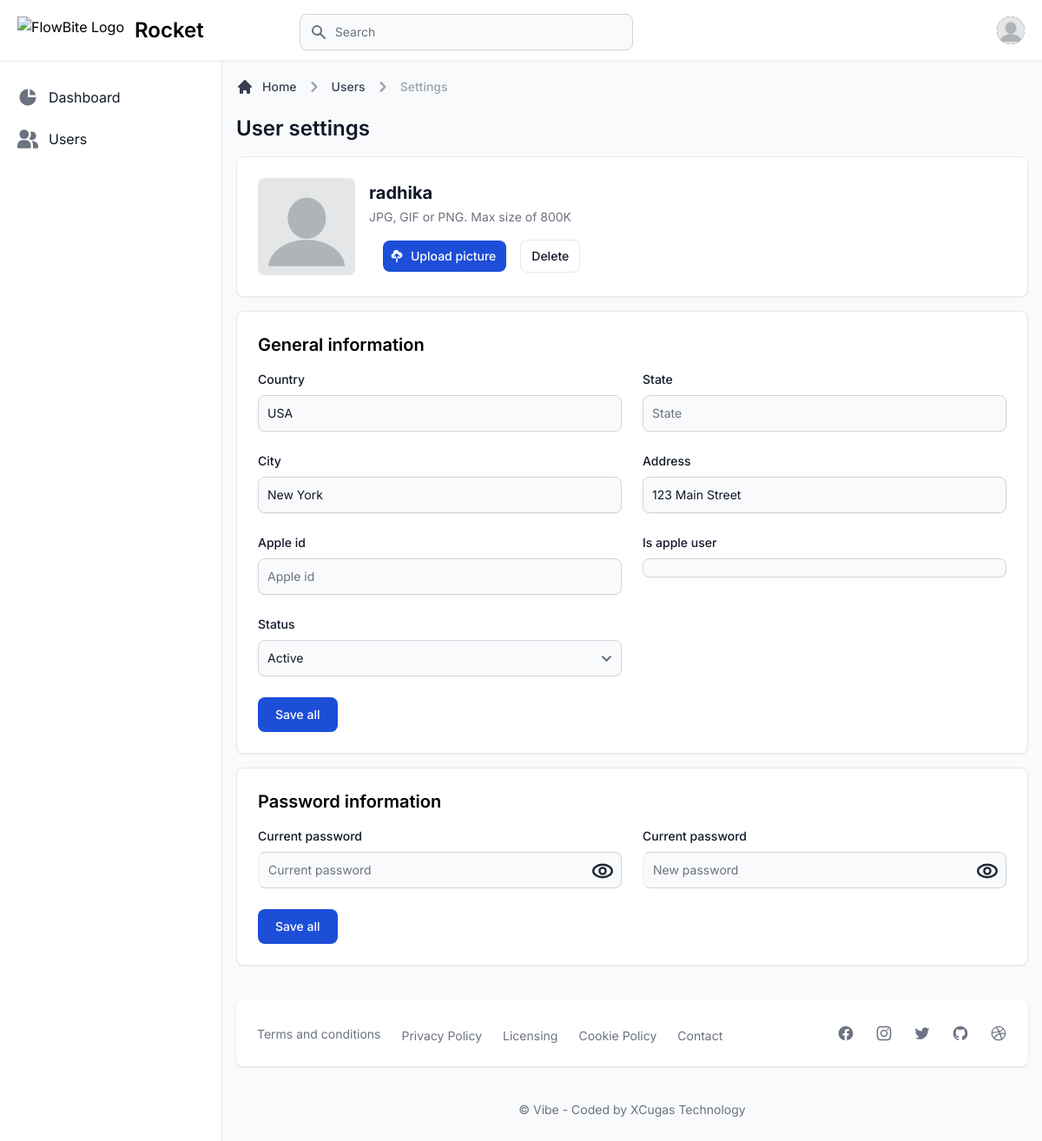
Page /users/profile/ (signed in) on the earlier database version.
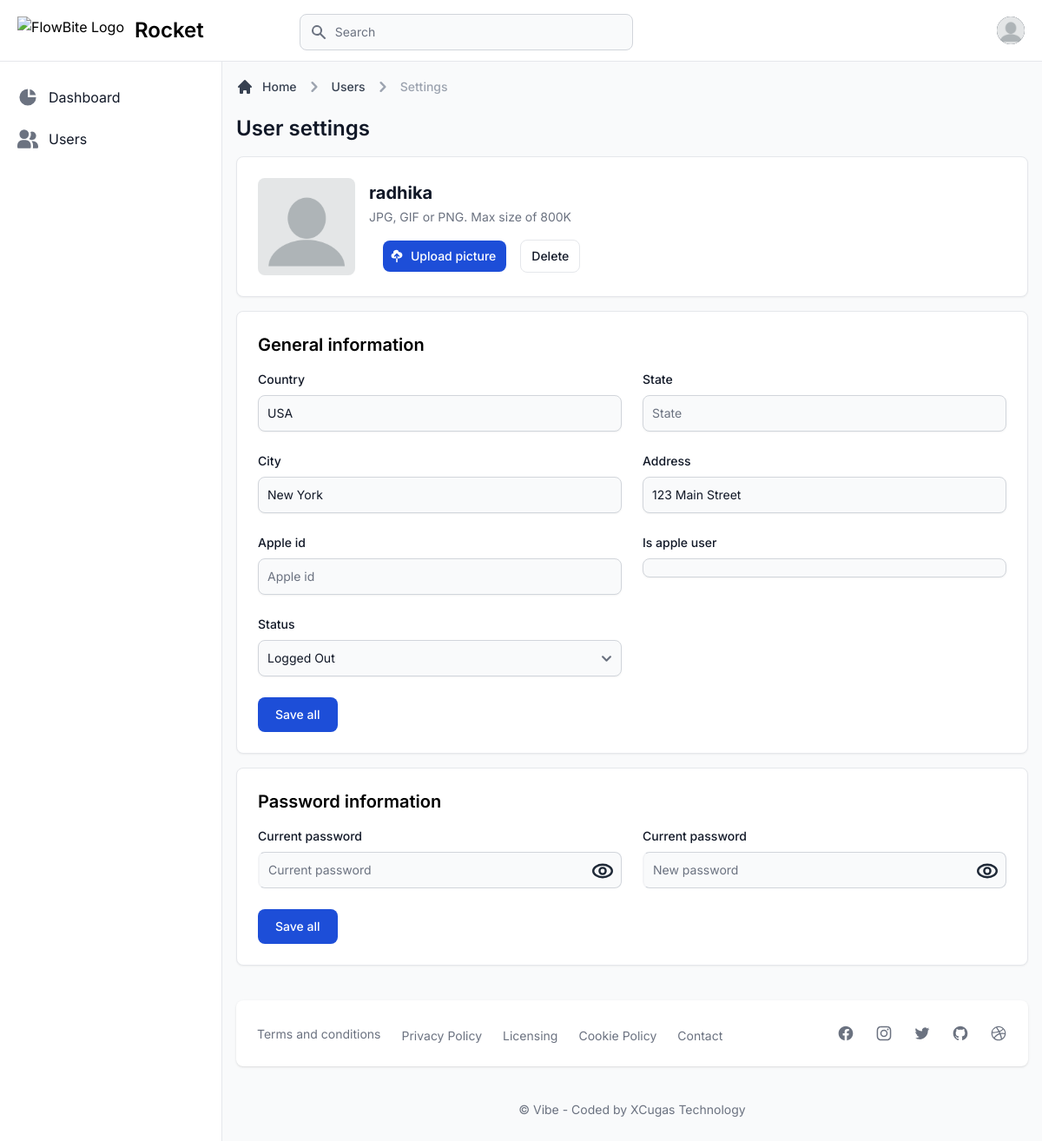
Same page on the later database version.
### apps/users/models.py (models this page shows, shortened)
class Profile(models.Model):
    user      = models.OneToOneField(User, on_delete=models.CASCADE)
    role      = models.CharField(max_length=20, choices=ROLE_CHOICES, default='user')
    country   = models.CharField(max_length=255, null=True, blank=True)
    state   = models.CharField(max_length=255, null=True, blank=True)
    city      = models.CharField(max_length=255, null=True, blank=True)
    address   = models.CharField(max_length=255, null=True, blank=True)
    avatar    = models.ImageField(upload_to='avatar', null=True, blank=True)
    apple_id = models.CharField(max_length=255, null=True, blank=True, unique=True)
    is_apple_user = models.BooleanField(default=False)
    status = models.CharField(max_length=20, choices=STATUS_CHOICES, default='active')

### apps/users/views.py (the view)
# urls.py: path('profile/', views.profile, name='profile'),
@login_required(login_url='/users/signin/')
def profile(request):
    profile = get_object_or_404(Profile, user=request.user)
    if request.method == 'POST':
        form = ProfileForm(request.POST, instance=profile)
        if form.is_valid():
            form.save()
            messages.success(request, 'Profile updated successfully')
    else:
        form = ProfileForm(instance=profile)
    context = {
        'form': form,
        'segment': 'profile',
    }
    return render(request, 'dashboard/profile.html', context)

### templates/dashboard/profile.html (shortened to what this page needs)
{% extends "layouts/base.html" %}
{% load static %}
{% block content %}
<div class="grid grid-cols-1 px-4 pt-6 xl:grid-cols-3 xl:gap-4 dark:bg-gray-900">
    <div class="mb-4 col-span-full xl:mb-2">
        <nav class="flex mb-5" aria-label="Breadcrumb">
            <ol class="inline-flex items-center space-x-1 text-sm font-medium md:space-x-2">
              <li class="inline-flex items-center">
                <a href="#" class="inline-flex items-center text-gray-700 hover:text-primary-600 dark:text-gray-300 dark:hover:text-white">
                  <svg class="w-5 h-5 mr-2.5" fill="currentColor" viewBox="0 0 20 20" xmlns="http://www.w3.org/2000/svg"><path d="M10.707 2.293a1 1 0 00-1.414 0l-7 7a1 1 0 001.414 1.414L4 10.414V17a1 1 0 001 1h2a1 1 0 001-1v-2a1 1 0 011-1h2a1 1 0 011 1v2a1 1 0 001 1h2a1 1 0 001-1v-6.586l.293.293a1 1 0 001.414-1.414l-7-7z"></path></svg>
                  Home
                </a>
              </li>
              <li>
                <div class="flex items-center">
                  <svg class="w-6 h-6 text-gray-400" fill="currentColor" viewBox="0 0 20 20" xmlns="http://www.w3.org/2000/svg"><path fill-rule="evenodd" d="M7.293 14.707a1 1 0 010-1.414L10.586 10 7.293 6.707a1 1 0 011.414-1.414l4 4a1 1 0 010 1.414l-4 4a1 1 0 01-1.414 0z" clip-rule="evenodd"></path></svg>
                  <a href="#" class="ml-1 text-gray-700 hover:text-primary-600 md:ml-2 dark:text-gray-300 dark:hover:text-white">Users</a>
                </div>
              </li>
              <li>
                <div class="flex items-center">
                  <svg class="w-6 h-6 text-gray-400" fill="currentColor" viewBox="0 0 20 20" xmlns="http://www.w3.org/2000/svg"><path fill-rule="evenodd" d="M7.293 14.707a1 1 0 010-1.414L10.586 10 7.293 6.707a1 1 0 011.414-1.414l4 4a1 1 0 010 1.414l-4 4a1 1 0 01-1.414 0z" clip-rule="evenodd"></path></svg>
                  <span class="ml-1 text-gray-400 md:ml-2 dark:text-gray-500" aria-current="page">Settings</span>
                </div>
              </li>
            </ol>
        </nav>
        <h1 class="text-xl font-semibold text-gray-900 sm:text-2xl dark:text-white">User settings</h1>
    </div>
    <div class="col-span-full xl:col-auto">
        <div class="p-4 mb-4 bg-white border border-gray-200 rounded-lg shadow-sm 2xl:col-span-2 dark:border-gray-700 sm:p-6 dark:bg-gray-800">
            <div class="items-center sm:flex xl:block 2xl:flex sm:space-x-4 xl:space-x-0 2xl:space-x-4">
                {% if request.user.profile.avatar %}
                    <img class="mb-4 rounded-lg w-28 h-28 sm:mb-0 xl:mb-4 2xl:mb-0" src="{{ request.user.profile.avatar.url }}" alt="Jese picture">
                {% else %}
                    <img class="mb-4 rounded-lg w-28 h-28 sm:mb-0 xl:mb-4 2xl:mb-0" src="{% static "dist/img/default-user.png" %}" alt="Jese picture">
                {% endif %}
                <div>
                    {% if request.user.profile.full_name %}
                        <h3 class="mb-1 text-xl font-bold text-gray-900 dark:text-white">{{ request.user.profile.full_name }}</h3>
                    {% else %}
                        <h3 class="mb-1 text-xl font-bold text-gray-900 dark:text-white">{{ request.user.username }}</h3>
                    {% endif %}
                    <div class="mb-4 text-sm text-gray-500 dark:text-gray-400">
                        JPG, GIF or PNG. Max size of 800K
                    </div>
                    <form method="post" action="{% url "upload_avatar" %}" enctype="multipart/form-data" class="flex items-center space-x-4">
                        <label for="avatar">
                            <div class="inline-flex items-center px-3 py-2 text-sm font-medium text-center text-white rounded-lg bg-primary-700 hover:bg-primary-800 focus:ring-4 focus:ring-primary-300 dark:bg-blue-600 dark:hover:bg-primary-700 dark:focus:ring-primary-800">
                                Upload picture
                            </div>
                        </label>
                        <button type="button" class="py-2 px-3 text-sm font-medium text-gray-900 focus:outline-none bg-white rounded-lg border border-gray-200 hover:bg-gray-100 hover:text-blue-700 focus:z-10 focus:ring-4 focus:ring-gray-200 dark:focus:ring-gray-700 dark:bg-gray-800 dark:text-gray-400 dark:border-gray-600 dark:hover:text-white dark:hover:bg-gray-700">
                            Delete
                        </button>
                    </form>
                </div>
            </div>
        </div>
    </div>
    <div class="col-span-2">
        <div class="p-4 mb-4 bg-white border border-gray-200 rounded-lg shadow-sm 2xl:col-span-2 dark:border-gray-700 sm:p-6 dark:bg-gray-800">
            <h3 class="mb-4 text-xl font-semibold dark:text-white">General information</h3>
            <form method="post">
                <div class="grid grid-cols-6 gap-6">
                    {% for field in form %}
                    <div class="col-span-6 sm:col-span-3">
                        <label for="first-name" class="block mb-2 text-sm font-medium text-gray-900 dark:text-white">{{ field.label }}</label>
                        {{ field }}
                    </div>
                    {% endfor %}
                    <div class="col-span-6 sm:col-full">
                        <button class="text-white bg-primary-700 hover:bg-primary-800 focus:ring-4 focus:ring-primary-300 font-medium rounded-lg text-sm px-5 py-2.5 text-center dark:bg-blue-600 dark:hover:bg-primary-700 dark:focus:ring-primary-800" type="submit">Save all</button>
                    </div>
                </div>
            </form>
        </div>
        <div class="p-4 mb-4 bg-white border border-gray-200 rounded-lg shadow-sm 2xl:col-span-2 dark:border-gray-700 sm:p-6 dark:bg-gray-800">
            <h3 class="mb-4 text-xl font-semibold dark:text-white">Password information</h3>
            <form method="post" action="{% url "change_password" %}">
                <div class="grid grid-cols-6 gap-6">
                    <div class="col-span-6 sm:col-span-3">
                        <label for="current_password" class="block mb-2 text-sm font-medium text-gray-900 dark:text-white">Current password</label>
                        <div class="relative w-full">
                            <input type="password" id="current_password" name="current_password" class="block p-2.5 w-full z-20 text-sm text-gray-900 bg-gray-50 rounded-lg border-l-gray-100 border-l-2 border border-gray-300 focus:ring-blue-500 focus:border-blue-500 dark:bg-gray-700 dark:border-gray-600 dark:placeholder-gray-400 dark:text-white dark:focus:border-blue-500" placeholder="Current password" required>
                            <button type="button" id="show_current_password" class="absolute top-0 right-0 p-2.5 h-full text-sm font-thin text-white rounded-r-lg">
                            </button>
                        </div>
                    </div>
                    <div class="col-span-6 sm:col-span-3">
                        <label for="new_password" class="block mb-2 text-sm font-medium text-gray-900 dark:text-white">Current password</label>
                        <div class="relative w-full">
                            <input type="password" id="new_password" name="new_password" class="block p-2.5 w-full z-20 text-sm text-gray-900 bg-gray-50 rounded-lg border-l-gray-100 border-l-2 border border-gray-300 focus:ring-blue-500 focus:border-blue-500 dark:bg-gray-700 dark:border-gray-600 dark:placeholder-gray-400 dark:text-white dark:focus:border-blue-500" placeholder="New password" required>
                            <button type="button" id="show_new_password" class="absolute top-0 right-0 p-2.5 h-full text-sm font-thin text-white rounded-r-lg">
                            </button>
                        </div>
                    </div>
                    <div class="col-span-6 sm:col-full">
                        <button class="text-white bg-primary-700 hover:bg-primary-800 focus:ring-4 focus:ring-primary-300 font-medium rounded-lg text-sm px-5 py-2.5 text-center dark:bg-blue-600 dark:hover:bg-primary-700 dark:focus:ring-primary-800" type="submit">Save all</button>
                    </div>
                </div>
            </form>
        </div>
    </div>
</div>
{% endblock content %}

### templates/layouts/base.html (shortened to what this page needs)
{% load static %}
<!DOCTYPE html>
<html lang="en">
<head>
  {% include "includes/head.html" %}
</head>
<body class="bg-gray-50 dark:bg-gray-800">
  {% block navigation %}
    {% include "includes/navigation.html" %}
  {% endblock navigation %}
  <div class="flex pt-16 overflow-hidden bg-gray-50 dark:bg-gray-900">
    {% block sidebar %}
      {% include "includes/sidebar.html" %}
    {% endblock sidebar %}
    <div id="main-content" class="relative w-full h-full overflow-y-auto bg-gray-50 lg:ml-64 dark:bg-gray-900">
      {% block content %}{% endblock content %}
      {% block footer %}
        {% include "includes/footer.html" %}
      {% endblock footer %}
      <p class="my-10 text-sm text-center text-gray-500">
        &copy; Vibe - Coded by <a href="https://xcugas.com" class="hover:underline">XCugas Technology</a>
      </p>
    </div>
  </div>
</body>
</html>

### templates/includes/head.html (shortened to what this page needs)
{% load static %}
<link rel="stylesheet" href="{% static 'dist/main.css' %}">

### templates/includes/navigation.html (shortened to what this page needs)
{% load static %}
<nav class="fixed z-30 w-full bg-white border-b border-gray-200 dark:bg-gray-800 dark:border-gray-700">
    <div class="px-3 py-3 lg:px-5 lg:pl-3">
      <div class="flex items-center justify-between">
        <div class="flex items-center justify-start">
          <a href="/" class="flex ml-2 md:mr-24">
            <img src="https://flowbite-admin-dashboard.vercel.app/images/logo.svg" class="h-8 mr-3"
              alt="FlowBite Logo" />
            <span
              class="self-center text-xl font-semibold sm:text-2xl whitespace-nowrap dark:text-white">Rocket</span>
          </a>
          <form action="#" method="GET" class="hidden lg:block lg:pl-3.5">
            <div class="relative mt-1 lg:w-96">
              <div class="absolute inset-y-0 left-0 flex items-center pl-3 pointer-events-none">
              </div>
              <input type="text" name="email" id="topbar-search"
                class="bg-gray-50 border border-gray-300 text-gray-900 sm:text-sm rounded-lg focus:ring-primary-500 focus:border-primary-500 block w-full pl-10 p-2.5 dark:bg-gray-700 dark:border-gray-600 dark:placeholder-gray-400 dark:text-white dark:focus:ring-primary-500 dark:focus:border-primary-500"
                placeholder="Search">
            </div>
          </form>
        </div>
        <div class="flex items-center">
          <button id="theme-toggle" data-tooltip-target="tooltip-toggle" type="button"
            class="text-gray-500 dark:text-gray-400 hover:bg-gray-100 dark:hover:bg-gray-700 focus:outline-none focus:ring-4 focus:ring-gray-200 dark:focus:ring-gray-700 rounded-lg text-sm p-2.5">
          </button>
          <div class="flex items-center ml-3">
            <div>
              <button type="button"
                class="flex text-sm bg-gray-800 rounded-full focus:ring-4 focus:ring-gray-300 dark:focus:ring-gray-600"
                id="user-menu-button-2" aria-expanded="false" data-dropdown-toggle="dropdown-2">
                {% if request.user.profile.avatar %}
                  <img class="w-8 h-8 rounded-full" src="{{ request.user.profile.avatar.url }}" alt="user photo">
                {% else %}
                  <img class="w-8 h-8 rounded-full" src="{% static "dist/img/default-user.png" %}" alt="user photo">
                {% endif %}
              </button>
            </div>
          </div>
        </div>
      </div>
    </div>
</nav>

### templates/includes/sidebar.html (shortened to what this page needs)
<aside id="sidebar"
    class="fixed top-0 left-0 z-20 flex flex-col flex-shrink-0 hidden w-64 h-full pt-16 font-normal duration-75 lg:flex transition-width"
    aria-label="Sidebar">
    <div
        class="relative flex flex-col flex-1 min-h-0 pt-0 bg-white border-r border-gray-200 dark:bg-gray-800 dark:border-gray-700">
        <div class="flex flex-col flex-1 pt-5 pb-4 overflow-y-auto">
            <div class="flex-1 px-3 space-y-1 bg-white divide-y divide-gray-200 dark:bg-gray-800 dark:divide-gray-700">
                <ul class="pb-2 space-y-2">
                    <li>
                        <a href="/"
                            class="flex items-center p-2 text-base text-gray-900 rounded-lg hover:bg-gray-100 group dark:text-gray-200 dark:hover:bg-gray-700 {% if 'dashboard' in segment %} bg-gray-100 dark:bg-gray-700 {% endif %}">
                            <span class="ml-3" sidebar-toggle-item>Dashboard</span>
                        </a>
                    </li>
                    {% if request.user.is_authenticated %}
                    <li>
                        <a href="{% url "user_list" %}"
                            class="flex items-center p-2 text-base text-gray-900 rounded-lg hover:bg-gray-100 group dark:text-gray-200 dark:hover:bg-gray-700 ">
                            <span class="ml-3" sidebar-toggle-item>Users</span>
                        </a>
                    </li>
                    {% endif %}
                </ul>
            </div>
        </div>
    </div>
</aside>

### templates/includes/footer.html (shortened to what this page needs)
<footer class="p-4 my-6 mx-4 bg-white rounded-lg shadow md:flex md:items-center md:justify-between md:p-6 xl:p-8 dark:bg-gray-800">
    <ul class="flex flex-wrap items-center mb-6 space-y-1 md:mb-0">
        <li><a href="#"
            class="mr-4 text-sm font-normal text-gray-500 hover:underline md:mr-6 dark:text-gray-400">Terms and
            conditions</a></li>
        <li><a href="#"
            class="mr-4 text-sm font-normal text-gray-500 hover:underline md:mr-6 dark:text-gray-400">Privacy
            Policy</a></li>
        <li><a href="#"
            class="mr-4 text-sm font-normal text-gray-500 hover:underline md:mr-6 dark:text-gray-400">Licensing</a>
        </li>
        <li><a href="#"
            class="mr-4 text-sm font-normal text-gray-500 hover:underline md:mr-6 dark:text-gray-400">Cookie
            Policy</a></li>
        <li><a href="#" class="text-sm font-normal text-gray-500 hover:underline dark:text-gray-400">Contact</a></li>
    </ul>
    <div class="flex space-x-6 sm:justify-center">
        <a href="#" class="text-gray-500 hover:text-gray-900 dark:text-gray-400 dark:hover:text-white">
        </a>
        <a href="#" class="text-gray-500 hover:text-gray-900 dark:text-gray-400 dark:hover:text-white">
        </a>
        <a href="#" class="text-gray-500 hover:text-gray-900 dark:text-gray-400 dark:hover:text-white">
        </a>
        <a href="#" class="text-gray-500 hover:text-gray-900 dark:text-gray-400 dark:hover:text-white">
        </a>
        <a href="#" class="text-gray-500 hover:text-gray-900 dark:text-gray-400 dark:hover:text-white">
        </a>
    </div>
</footer>

### templates/includes/scripts.html (shortened to what this page needs)
{% load static %}

Differences in the rows shown:
changed Profile "USA": status "Active" → "Logged Out"
